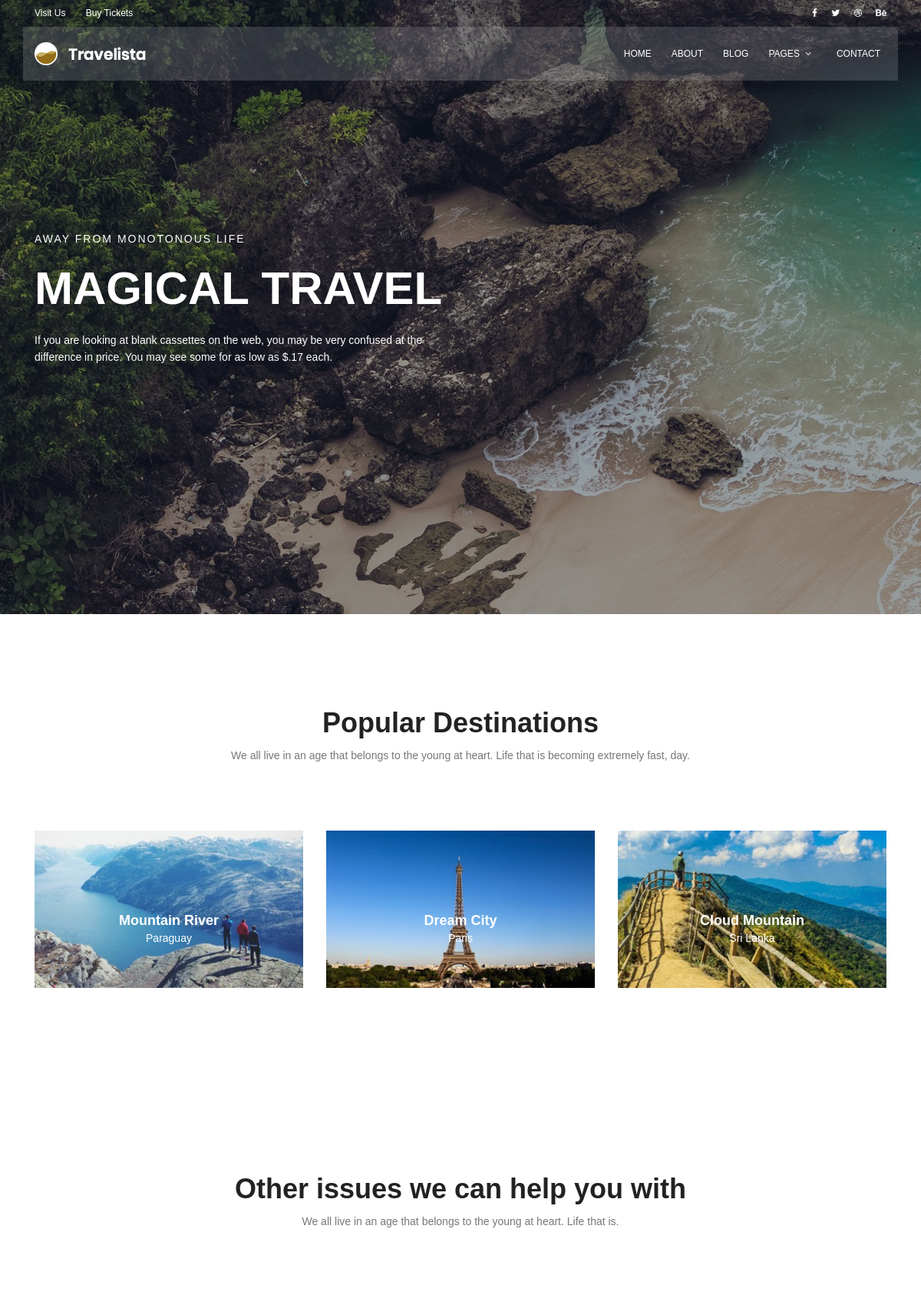
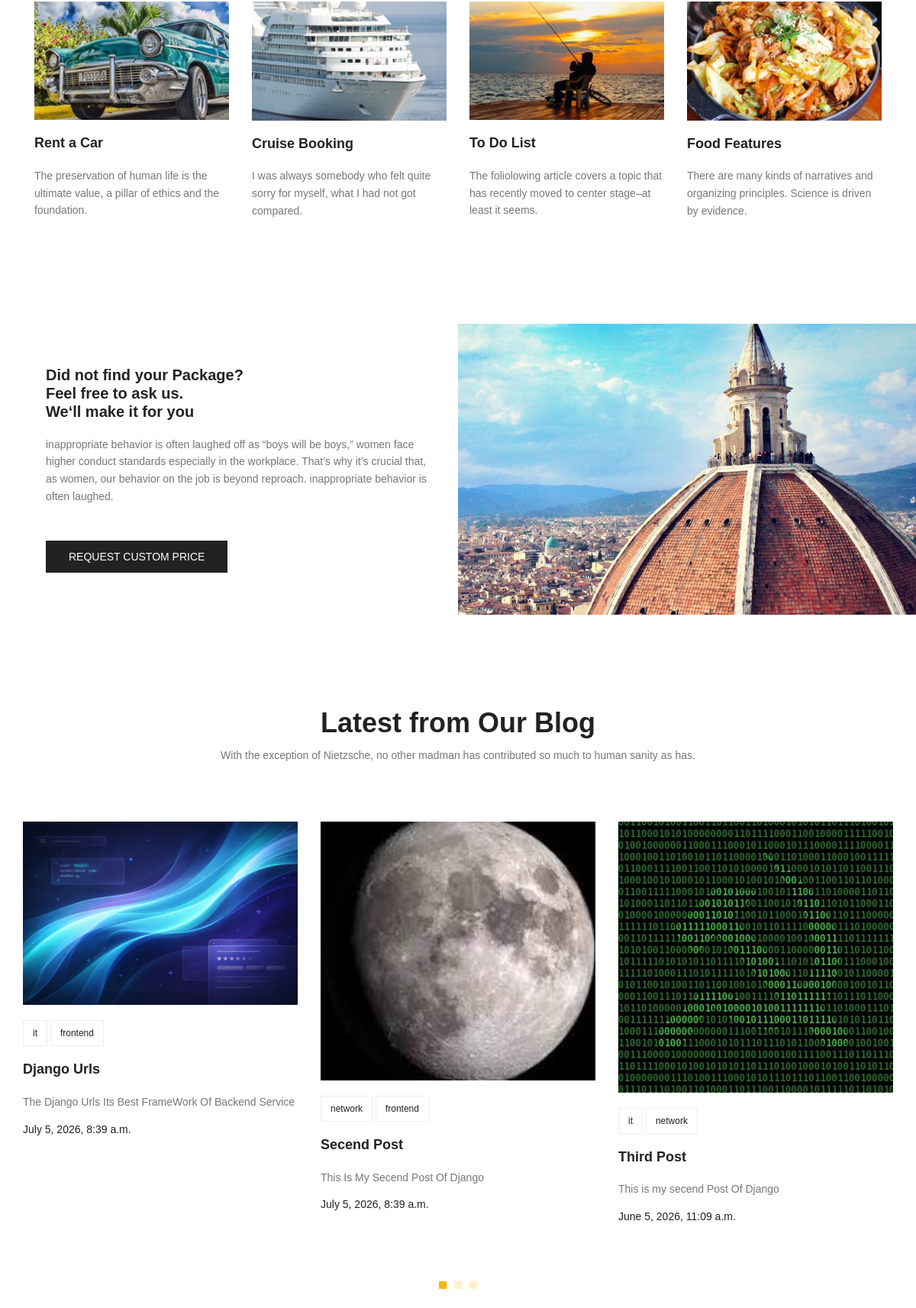
The page / (upper part) on the database its author committed (2 pictures, top to bottom).
### blog/models.py (models this page shows, shortened)
class Post(models.Model):
    image = models.ImageField(upload_to='blog/images',default='blog/default.jpg')
    author = models.ForeignKey(User, on_delete=models.SET_NULL,null=True)
    title = models.CharField(max_length=255)
    content = models.TextField()
    category = models.ManyToManyField(category)
    counted_views = models.IntegerField(default=0)
    status = models.BooleanField(default=False)
    published_date = models.DateTimeField(null=True)
    created_date = models.DateTimeField(auto_now_add=True)
    updated_date = models.DateTimeField(auto_now=True)

class category(models.Model):
    name = models.CharField(max_length=255)

### website/views.py (the view)
# urls.py: path('', views.Index_views, name = "index"),
def Index_views(request):
    return render(request, 'website/index.html')

### website/templatetags/website_tags.py (called while the page is built)
@register.inclusion_tag("website/website_popular_post.html")
def popularpost():
    from blog.models import Post
    posts = Post.objects.filter(status=1).order_by("-published_date")[:7]
    from blog.models import category
    posts = Post.objects.filter(status=1)
    categories = category.objects.all()
    cat_dict={}
    for name in categories:
        cat_dict[name]=posts.filter(category=name).count()
    return {"categories":cat_dict, "posts":posts}

### templates/website/index.html (shortened to what this page needs)
{% extends 'base.html' %} {% load static %} {% load website_tags %} {% block content %}
<section class="banner-area relative">
  <div class="overlay overlay-bg"></div>
  <div class="container">
    <div class="row fullscreen align-items-center justify-content-between">
      <div class="col-lg-6 col-md-6 banner-left">
        <h6 class="text-white">Away from monotonous life</h6>
        <h1 class="text-white">Magical Travel</h1>
        <p class="text-white">
          If you are looking at blank cassettes on the web, you may be very
          confused at the difference in price. You may see some for as low as
          $.17 each.
        </p>
      </div>
    </div>
  </div>
</section>
<section class="popular-destination-area section-gap">
  <div class="container">
    <div class="row d-flex justify-content-center">
      <div class="menu-content pb-70 col-lg-8">
        <div class="title text-center">
          <h1 class="mb-10">Popular Destinations</h1>
          <p>
            We all live in an age that belongs to the young at heart. Life that
            is becoming extremely fast, day.
          </p>
        </div>
      </div>
    </div>
    <div class="row">
      <div class="col-lg-4">
        <div class="single-destination relative">
          <div class="thumb relative">
            <img class="img-fluid" src="{% static 'img/d1.jpg' %} " alt="" />
          </div>
          <div class="desc">
            <h4>Mountain River</h4>
            <p>Paraguay</p>
          </div>
        </div>
      </div>
      <div class="col-lg-4">
        <div class="single-destination relative">
          <div class="thumb relative">
            <img class="img-fluid" src="{% static 'img/d2.jpg' %} " alt="" />
          </div>
          <div class="desc">
            <h4>Dream City</h4>
            <p>Paris</p>
          </div>
        </div>
      </div>
      <div class="col-lg-4">
        <div class="single-destination relative">
          <div class="thumb relative">
            <img class="img-fluid" src="{% static 'img/d3.jpg' %} " alt="" />
          </div>
          <div class="desc">
            <h4>Cloud Mountain</h4>
            <p>Sri Lanka</p>
          </div>
        </div>
      </div>
    </div>
  </div>
</section>
<section class="other-issue-area section-gap">
  <div class="container">
    <div class="row d-flex justify-content-center">
      <div class="menu-content pb-70 col-lg-9">
        <div class="title text-center">
          <h1 class="mb-10">Other issues we can help you with</h1>
          <p>
            We all live in an age that belongs to the young at heart. Life that
            is.
          </p>
        </div>
      </div>
    </div>
    <div class="row">
      <div class="col-lg-3 col-md-6">
        <div class="single-other-issue">
          <div class="thumb">
            <img class="img-fluid" src="{% static 'img/o1.jpg' %}  " alt="" />
          </div>
          <a href="#">
            <h4>Rent a Car</h4>
          </a>
          <p>
            The preservation of human life is the ultimate value, a pillar of
            ethics and the foundation.
          </p>
        </div>
      </div>
      <div class="col-lg-3 col-md-6">
        <div class="single-other-issue">
          <div class="thumb">
            <img class="img-fluid" src=" {% static 'img/o2.jpg' %}" alt="" />
          </div>
          <a href="#">
            <h4>Cruise Booking</h4>
          </a>
          <p>
            I was always somebody who felt quite sorry for myself, what I had
            not got compared.
          </p>
        </div>
      </div>
      <div class="col-lg-3 col-md-6">
        <div class="single-other-issue">
          <div class="thumb">
            <img class="img-fluid" src="{% static 'img/o3.jpg' %}" alt="" />
          </div>
          <a href="#">
            <h4>To Do List</h4>
          </a>
          <p>
            The foliolowing article covers a topic that has recently moved to
            center stage–at least it seems.
          </p>
        </div>
      </div>
      <div class="col-lg-3 col-md-6">
        <div class="single-other-issue">
          <div class="thumb">
            <img class="img-fluid" src="{% static 'img/o4.jpg' %}" alt="" />
          </div>
          <a href="#">
            <h4>Food Features</h4>
          </a>
          <p>
            There are many kinds of narratives and organizing principles.
            Science is driven by evidence.
          </p>
        </div>
      </div>
    </div>
  </div>
</section>
<section class="home-about-area">
  <div class="container-fluid">
    <div class="row align-items-center justify-content-end">
      <div class="col-lg-6 col-md-12 home-about-left">
        <h1>
          Did not find your Package? <br />
          Feel free to ask us. <br />
          We‘ll make it for you
        </h1>
        <p>
          inappropriate behavior is often laughed off as “boys will be boys,”
          women face higher conduct standards especially in the workplace.
          That’s why it’s crucial that, as women, our behavior on the job is
          beyond reproach. inappropriate behavior is often laughed.
        </p>
        <a href="#" class="primary-btn text-uppercase">request custom price</a>
      </div>
      <div class="col-lg-6 col-md-12 home-about-right no-padding">
        <img class="img-fluid" src="{% static 'img/about-img.jpg' %}" alt="" />
      </div>
    </div>
  </div>
</section>
<section class="recent-blog-area section-gap">
  <div class="container">
    <div class="row d-flex justify-content-center">
      <div class="menu-content pb-60 col-lg-9">
        <div class="title text-center">
          <h1 class="mb-10">Latest from Our Blog</h1>
          <p>
            With the exception of Nietzsche, no other madman has contributed so
            much to human sanity as has.
          </p>
        </div>
      </div>
    </div>
    {% popularpost %}
  </div>
</section>
{% endblock %}

### templates/website/website_popular_post.html
{% load website_tags %} {% load static  %}
<div class="row">
      <div class="active-recent-blog-carusel">
        {% for post in posts %}
        <div class="single-recent-blog-post item">
          <div class="thumb">
            <img class="img-fluid" src="{{post.image.url}}" alt="" />
          </div>
          <div class="details">
            <div class="tags">
              <ul>
                {% for cat in post.category.all %}
                <li><a href="{% url 'category' cat.name %}">{{cat.name}}</a></li>
                {% endfor %}
              </ul>
            </div>
            <a href="{% url 'blog-single' pid=post.id %}"><h4 class="title">{{post.title}}</h4></a>
            <p>
              {{post.content|slice:100|truncatewords:10|safe}}
            </p>
            <h6 class="date">{{post.published_date}}</h6>
          </div>
        </div>
        {% endfor%}
      </div>
    </div>

### static/css/main.css (style rules this page uses)
body { color: #777777; font-family: "Poppins", sans-serif; font-size: 14px; font-weight: 300; line-height: 1.625em; position: relative; }
ol, ul { margin: 0; padding: 0; list-style: none; }
a { -webkit-transition: all 0.3s ease 0s; -moz-transition: all 0.3s ease 0s; -o-transition: all 0.3s ease 0s; transition: all 0.3s ease 0s; }
a, a:focus, a:hover { text-decoration: none; outline: 0; }
h1, h2, h3, h4, h5, h6 { font-family: "Poppins", sans-serif; color: #222222; line-height: 1.2em !important; margin-bottom: 0; margin-top: 0; font-weight: 600; }
h1, .h1 { font-size: 36px; }
h4, .h4 { font-size: 18px; }
h6, .h6 { font-size: 14px; color: #222222; }
.mb-10 { margin-bottom: 10px; }
.pb-60 { padding-bottom: 60px; }
.pb-70 { padding-bottom: 70px; }
.text-white { color: #fff; }
.text-center { text-align: center; }
.relative { position: relative; }
.overlay { position: absolute; left: 0; right: 0; top: 0; bottom: 0; }
.no-padding { padding: 0; }
h1 { font-size: 36px; }
h4 { font-size: 18px; }
h6 { font-size: 14px; }
h1, h2, h3, h4, h5, h6 { line-height: 1.5em; }
.section-gap { padding: 120px 0; }
.primary-btn { background: #f8b600; line-height: 42px; padding-left: 30px; padding-right: 30px; border: none; color: #fff; display: inline-block; font-size: 14px; font-weight: 500; position: relative; -webkit-transition: all 0.3s ease 0s; -moz-transition: all 0.3s ease 0s; -o-transition: all 0.3s ease 0s; transition: all 0.3s ease 0s; cursor: pointer; position: relative; }
.banner-area { background: url(../img/hero-bg.jpg) center; background-size: cover; }
.banner-area .overlay-bg { background: rgba(4, 9, 30, 0.4); }
.banner-left h6 { text-transform: uppercase; font-weight: 400; font-size: 14px; letter-spacing: 2px; }
.banner-left h1 { margin: 20px 0; font-size: 60px; text-transform: uppercase; }
.banner-left p { margin: 20px 0px; }
.single-destination { -webkit-transition: all 0.3s ease 0s; -moz-transition: all 0.3s ease 0s; -o-transition: all 0.3s ease 0s; transition: all 0.3s ease 0s; }
.single-destination .thumb { position: relative; }
.single-destination .thumb img { width: 100%; }
.single-destination .desc { text-align: center; position: absolute; width: 100%; left: 50%; top: 50%; transform: translate(-50%, -50%); }
.single-destination .desc h4 { color: #fff; }
.single-destination .desc p { color: #fff; font-size: 14px; font-weight: 300; margin-bottom: 0px; }
.single-other-issue .thumb { overflow: hidden; }
.single-other-issue .thumb img { width: 100%; -webkit-transition: all 0.3s ease 0s; -moz-transition: all 0.3s ease 0s; -o-transition: all 0.3s ease 0s; transition: all 0.3s ease 0s; }
.single-other-issue h4 { margin: 20px 0; -webkit-transition: all 0.3s ease 0s; -moz-transition: all 0.3s ease 0s; -o-transition: all 0.3s ease 0s; transition: all 0.3s ease 0s; }
.home-about-area .home-about-left { padding-left: 20%; }
@media (max-width: 1366px) { .home-about-area .home-about-left { padding-left: 5%; } }
.home-about-area .home-about-left h1 { max-width: 510px; }
@media (max-width: 1366px) { .home-about-area .home-about-left h1 { font-size: 20px; } }
.home-about-area .home-about-left p { max-width: 500px; padding: 20px 0; }
.home-about-area .home-about-left .primary-btn { margin-top: 10px; background: #222; font-size: 14px; }
.home-about-area .home-about-right img { width: 100%; }
.recent-blog-area .single-recent-blog-post .thumb { overflow: hidden; }
.recent-blog-area .single-recent-blog-post .thumb img { -webkit-transition: all 0.3s ease 0s; -moz-transition: all 0.3s ease 0s; -o-transition: all 0.3s ease 0s; transition: all 0.3s ease 0s; }
.recent-blog-area .single-recent-blog-post .tags { margin: 20px 0px; }
.recent-blog-area .single-recent-blog-post .tags li { display: inline-block; border: 1px solid #eee; padding: 4px 12px; -webkit-transition: all 0.3s ease 0s; -moz-transition: all 0.3s ease 0s; -o-transition: all 0.3s ease 0s; transition: all 0.3s ease 0s; }
.recent-blog-area .single-recent-blog-post .tags li a { font-weight: 400; font-size: 12px; color: #222; }
.recent-blog-area .single-recent-blog-post .title { -webkit-transition: all 0.3s ease 0s; -moz-transition: all 0.3s ease 0s; -o-transition: all 0.3s ease 0s; transition: all 0.3s ease 0s; margin: 20px 0; }
.recent-blog-area .single-recent-blog-post .date { color: #222; font-weight: 300; }

### rows shown on the page
Post: image (picture), title "Django Urls", content "The Django Urls Its Best FrameWork Of Backend Service", published_date "July 5, 2026, 8:39 a.m."
category: name "it"
category: name "frontend"
Post: image (picture), title "Secend Post", content "This Is My Secend Post Of Django", published_date "July 5, 2026, 8:39 a.m."
category: name "network"
Post: image (picture), title "Third Post", content "This is my secend Post Of Django", published_date "June 5, 2026, 11:09 a.m."
